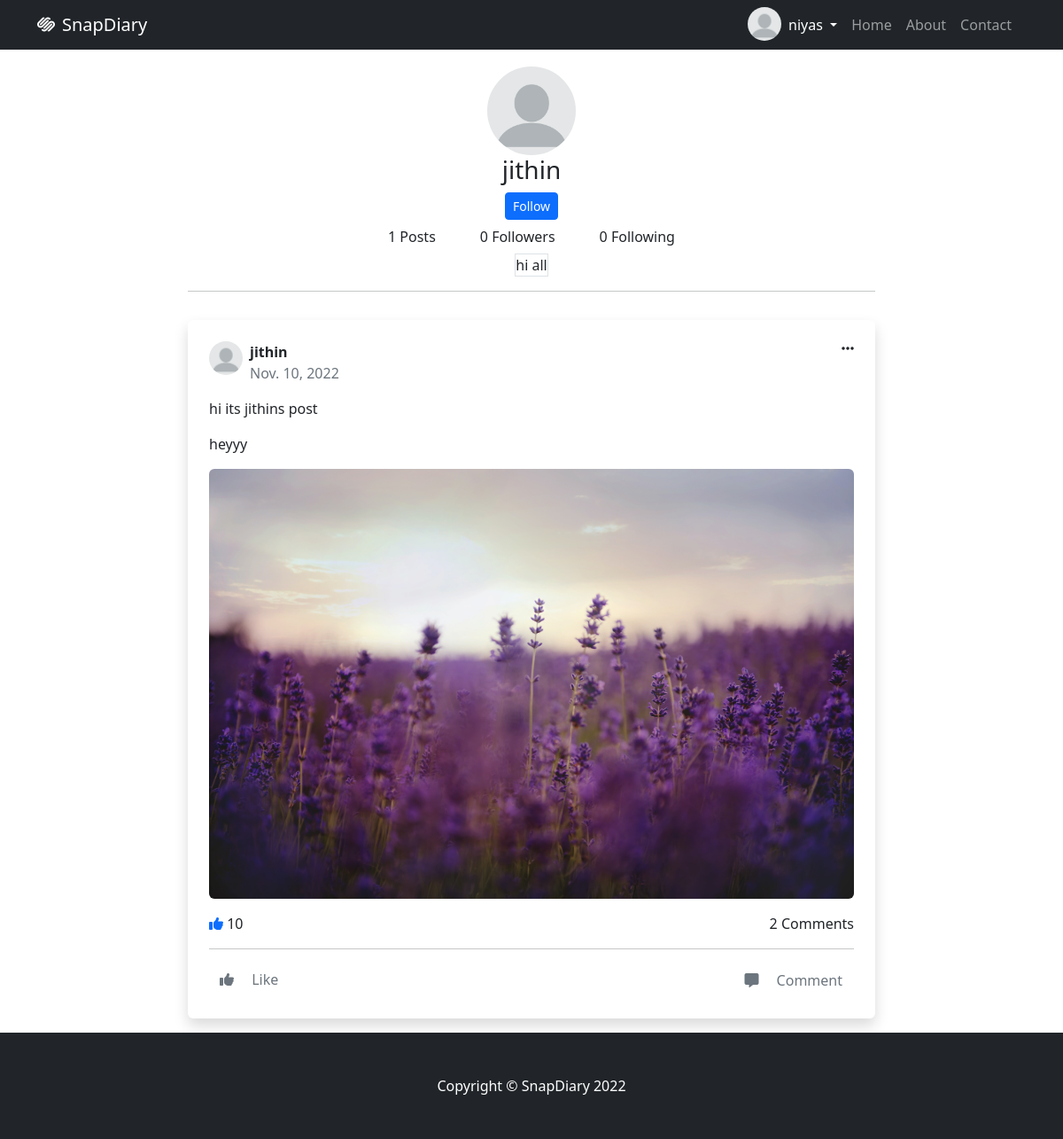
The page /users/3/ (signed in) on the database as committed earlier.
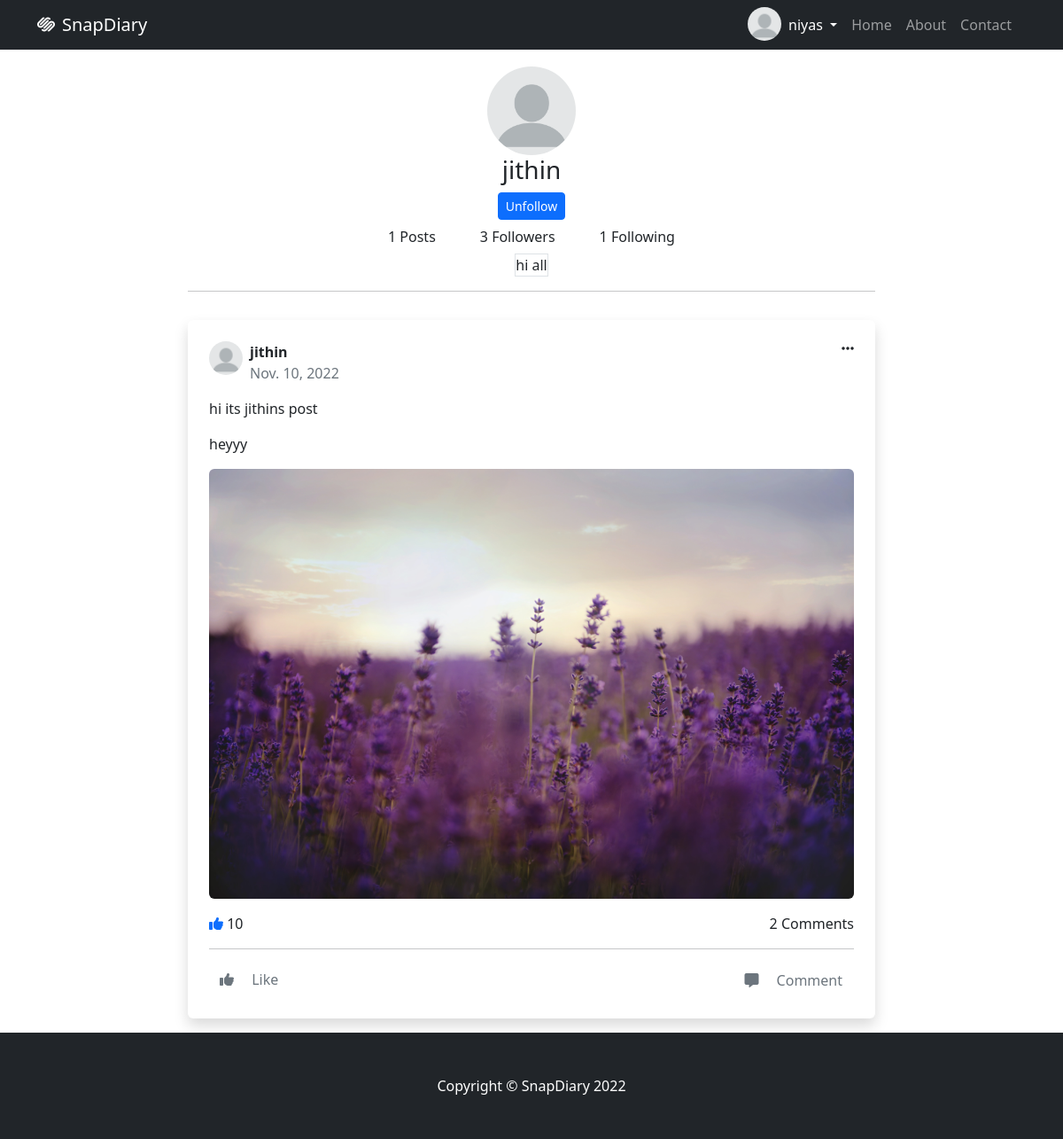
The same page on the database as committed later.
### socialapp/models.py (models this page shows)
class Myuser(AbstractUser):
  profile_pic = models.ImageField(upload_to='profile', default='default/pro_pic.png')

class UserProfile(models.Model):
  user = models.OneToOneField(Myuser, on_delete=models.CASCADE, related_name='user_profile')
  bio = models.CharField(max_length=120, null=True, blank=True)
  mobile = models.CharField(max_length=12, null=True, blank=True)
  dob = models.DateField(null=True, blank=True)
  GENDER_CHOICES = (
    ('Male', 'Male'),
    ('Female', 'Female'),
    ('Others', 'Others')
  )
  gender = models.CharField(max_length=12, choices=GENDER_CHOICES, null=True, blank=True)
  following = models.ManyToManyField(Myuser, related_name='followinglist', blank=True)
  followers = models.ManyToManyField(Myuser, related_name='followerslist', blank=True)
  @property
  def get_followers(self):
    return self.followers.all()
  @property
  def get_followings(self):
    return self.following.all()

### socialapp/views.py (the view)
# urls.py: path('users/<int:id>/', views.others_profile_view, name='social-other-profile'),
@login_required
def others_profile_view(request, *args, **kwargs):
  id = kwargs.get('id')
  user = Myuser.objects.get(id=id)
  posts = user.my_post.all()
  return render(request, 'other-profile.html', {'other_user': user, 'otherposts': posts})

### socialapp/templates/other-profile.html (shortened to what the changed rows need)
{%extends 'base.html'%}
{%block body_block%}
<div class="container-fluid">
	<div class="row">
		<div class="col-8" style="min-height: 100vh;">
			<div>
				<div class="d-flex justify-content-center">
					<div>
							<img
							src="{{other_user.profile_pic.url}}"
							class="rounded-circle  d-inline"
							alt="avatar"
							style="width: 100px; height: 100px; object-fit: cover"
							/>
					</div>
				</div>
				<div class="d-flex justify-content-center">
					<div>
						<h3>{{other_user}}</h3>
					</div>
				</div>
				{%if request.user.user_profile%}
					{%if other_user.user_profile%}
						<div class="d-flex justify-content-center">
							{%if other_user not in request.user.user_profile.get_followings%}
								<form action="{%url 'social-follow' other_user.id%}" method="post">
									<input type="submit" value="Follow" class="btn btn-primary btn-sm">
								</form>
							{%else%}
								<form action="{%url 'social-unfollow' other_user.id%}" method="post">
									<input type="submit" value="Unfollow" class="btn btn-primary btn-sm">
								</form>
							{%endif%}
						</div>
					{%endif%}
				{%endif%}
				<div class="d-flex justify-content-center">
					{%if other_user.my_post.all%}
						<div>
							<a href="" class="btn me-4">{{other_user.my_post.count}} Posts</a>
						</div>
					{%else%}
						<div>
							<a href="" class="btn me-4">0 Posts</a>
						</div>
					{%endif%}
					<div>
						{%if other_user.user_profile%}
							<a href="" class="btn me-4">{{other_user.user_profile.get_followers.count}} Followers</a>
						{%else%}
							<a href="" class="btn me-4">0 Followers</a>
						{%endif%}
					</div>
					<div>
						{%if other_user.user_profile%}
							<a href="" class="btn">{{other_user.user_profile.get_followings.count}} Following</a>
						{%else%}
							<a href="" class="btn me-4">0 Following</a>
						{%endif%}
					</div>
				</div>
				<div class="d-flex justify-content-center">
					{%if other_user.user_profile.bio%}
					<div class="border">
						{{other_user.user_profile.bio}}
					</div>
					{%endif%}
				</div>
			</div>
		</div>
	</div>
</div>
{%endblock%}

Rows that differ between the two databases and show on the page:
changed Myuser "jithin": user_profile.get_followers.count "0" → "3"; user_profile.get_followings.count "0" → "1"
Other text that changed with them:
form field value: (not shown) → "Unfollow"
form field value: "Follow" → (not shown)
